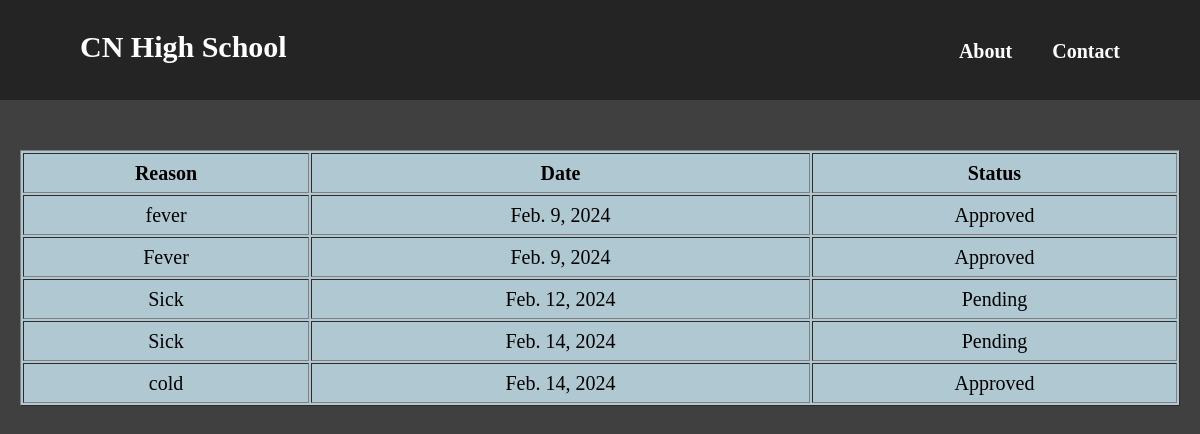
Page /stdviewstatus/ on the earlier database version.
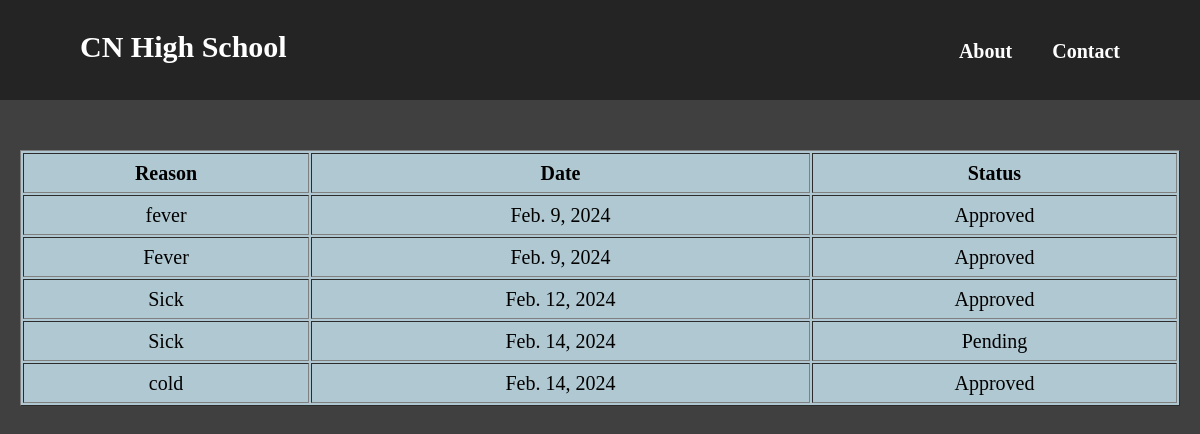
Same page on the later database version.
### leaveapp/models.py (models this page shows)
class leave(models.Model):
    student = models.ForeignKey(student, on_delete=models.CASCADE)
    reason = models.CharField(max_length=255,null=True)
    date = models.DateField(default=datetime.date.today)
    STATUS_CHOICES = (
        ('Pending', 'Pending'),
        ('Approved', 'Approved'),
        ('Rejected', 'Rejected'),
    )
    status = models.CharField(max_length=10, choices=STATUS_CHOICES, default='Pending')

### leaveapp/views.py (the view)
# urls.py: path('stdviewstatus/', views.stdview_status, name='stdview_status'),
def stdview_status(request):
    leaves = leave.objects.all()
    return render(request,'leavestatus.html',{'leaves':leaves})

### templates/leavestatus.html (shortened to what this page needs)
<!DOCTYPE html>
<html lang="en">
<head>
</head>
<body>
    <nav>
        <div>
            <h1>CN High School</h1>
        </div>
        <div class="links">
            <a href="/about">
                <h3>About</h3>
            </a>
            <a href="/contact">
                <h3>Contact</h3>
            </a>
        </div>
    </nav>
    <div>
        <table border="1">
            <tr>
                <th>Reason</th>
                <th>Date</th>
                <th>Status</th>
            </tr>
            {% for i in leaves %}
            <tr>
                <td>{{ i.reason }}</td>
                <td>{{ i.date }}</td>
                <td>{{ i.status }}</td>
            </tr>
            {% endfor %}
        </table>
    </div>
</body>
</html>

### templates/leavestatus.html (style rules this page uses)
* { margin: 0; padding: 0; font-size: 20px; }
body { background-color: rgb(0, 0, 0, 0.75); }
nav { height: 70px; padding-left: 80px; padding-right: 80px; padding-top: 30px; background-color: rgb(36, 36, 36); color: white; display: flex; justify-content: space-between; }
.links { display: flex; justify-content: space-between; margin-left: 30px; gap: 40px; margin-top: 10px; }
.links a { color: white; text-decoration: none; }
h1 { font-size: 30px; }
table { width: 1160px; margin: auto; margin-top: 50px; background-color: rgba(189, 216, 225, 0.9); }
tr { height: 40px; text-align: center; }

Differences in the rows shown:
changed leave "Feb. 12, 2024": status "Pending" → "Approved"
